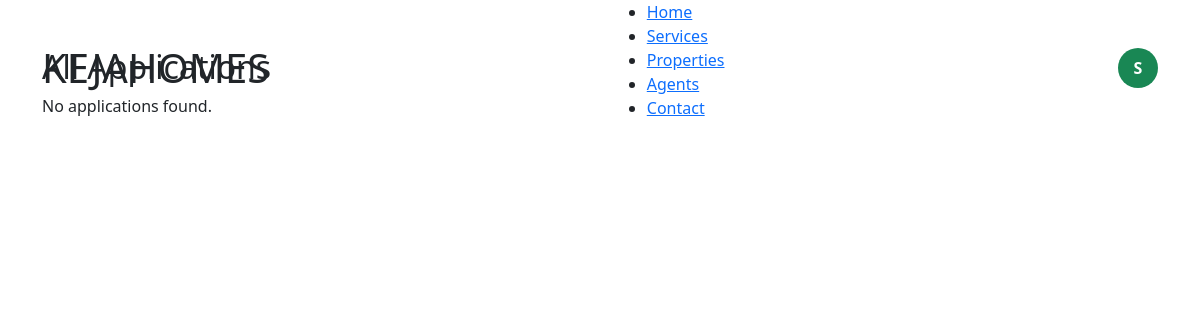
The page /manage-applications/ (signed in) on the database as committed earlier.
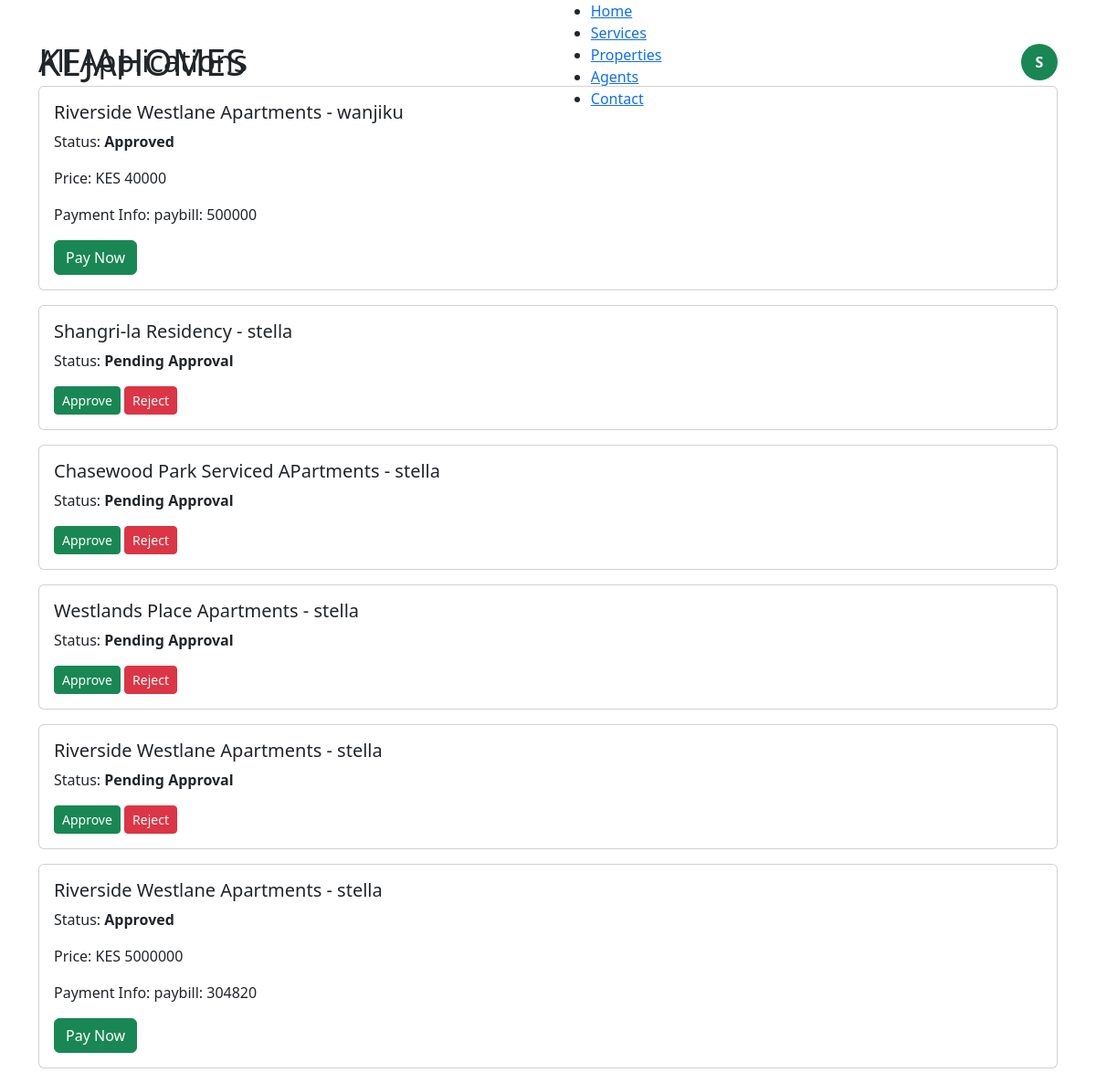
The same page on the database as committed later.
### homes/models.py (models this page shows, shortened)
class ApartmentApplication(models.Model):
    STATUS_CHOICES = [
        ('pending', 'Pending Approval'),
        ('approved', 'Approved'),
        ('rejected', 'Rejected'),
    ]
    PAYMENT_STATUS_CHOICES = [
        ('pending', 'Pending Payment'),
        ('paid', 'Paid'),
    ]
    user = models.ForeignKey(User, on_delete=models.CASCADE)  # link application to logged-in user
    full_name = models.CharField(max_length=200)
    email = models.EmailField()
    phone = models.CharField(max_length=20)
    id_number = models.CharField(max_length=50)
    apartment = models.CharField(max_length=200)
    move_in_date = models.DateField()
    employment_status = models.CharField(max_length=50)
    monthly_income = models.PositiveIntegerField()
    documents = models.FileField(upload_to='applications/', blank=True, null=True)
    notes = models.TextField(blank=True, null=True)
    status = models.CharField(max_length=20, choices=STATUS_CHOICES, default='pending')
    submitted_at = models.DateTimeField(auto_now_add=True)
    approved_at = models.DateTimeField(blank=True, null=True)
    price = models.PositiveIntegerField(blank=True, null=True)  # set by admin after approval
    payment_info = models.TextField(blank=True, null=True)      # e.g., Mpesa or bank instructions
    payment_status = models.CharField(
        max_length=10,
        choices=PAYMENT_STATUS_CHOICES,
        default='pending'
    )

### homes/views.py (the view, shortened to what this page needs)
# urls.py: path('manage-applications/',views.manage_applications,name='manage_applications'),
@user_passes_test(admin_required)
def manage_applications(request):
    applications = ApartmentApplication.objects.all().order_by('-submitted_at')
    return render(request, 'manage_applications.html', {'applications': applications})

### homes/views.py (called while the page is built)
def admin_required(user):
    return user.is_superuser

### homes/templates/manage_applications.html (shortened to what this page needs)
{% load static %}
<!DOCTYPE html>
<html lang="en">
<head>
    <link href="https://cdn.jsdelivr.net/npm/bootstrap@5.3.2/dist/css/bootstrap.min.css" rel="stylesheet">
</head>
<body>
 <header id="header" class="header d-flex align-items-center fixed-top">
    <div class="container-fluid container-xl position-relative d-flex align-items-center justify-content-between">
        <div class="logo d-flex align-items-center">
  <h1 class="sitename m-0">
    KEJA<span>HOMES</span>
  </h1>
</div>
  <nav id="navmenu" class="navmenu">
        <ul>
          <li><a href="{% url 'index' %}" class="active">Home</a></li>
          <li><a href="{% url 'about' %}">Services</a></li>
          <li><a href="{% url 'properties' %}">Properties</a></li>
          <li><a href="{% url 'agents' %}">Agents</a></li>
          <li><a href="{% url 'contact' %}">Contact</a></li>
      </nav>
         <div class="d-flex align-items-center ms-5">
      {% if user.is_authenticated %}
        <div class="dropdown">
          <button class="btn rounded-circle bg-success text-white fw-bold"
                  type="button"
                  data-bs-toggle="dropdown"
                  style="width:40px; height:40px;">
            {{ user.username|first|upper }}
          </button>
        </div>
      {% else %}
        <a href="{% url 'login' %}" class="btn btn-outline-success">Login</a>
      {% endif %}
    </div>
    </div>
  </header>
<div class="container mt-5">
    <h2>{% if user.is_superuser %}All Applications{% else %}My Applications{% endif %}</h2>
    {% if applications %}
        {% for app in applications %}
        <div class="card mb-3">
            <div class="card-body">
                <h5>{{ app.apartment }} - {{ app.user.username }}</h5>
                <p>Status: <strong>{{ app.get_status_display }}</strong></p>
                {% if app.status == 'approved' %}
                    <p>Price: KES {{ app.price }}</p>
                    <p>Payment Info: {{ app.payment_info }}</p>
                    <a href="#" class="btn btn-success">Pay Now</a>
                {% elif user.is_superuser and app.status == 'pending' %}
                    <form method="post" class="d-inline">
                        <button name="action" value="approve" class="btn btn-success btn-sm">Approve</button>
                        <button name="action" value="reject" class="btn btn-danger btn-sm">Reject</button>
                    </form>
                {% else %}
                    <p>Your application is pending approval.</p>
                {% endif %}
            </div>
        </div>
        {% endfor %}
    {% else %}
        <p>No applications found.</p>
    {% endif %}
</div>
</body>
</html>

Rows that differ between the two databases and show on the page:
added ApartmentApplication: apartment "Riverside Westlane Apartments", user.username "wanjiku", status "Approved", price "40000", payment_info "paybill: 500000"
added ApartmentApplication: apartment "Shangri-la Residency", user.username "stella", status "Pending Approval"
added ApartmentApplication: apartment "Chasewood Park Serviced APartments", user.username "stella", status "Pending Approval"
added ApartmentApplication: apartment "Westlands Place Apartments", user.username "stella", status "Pending Approval"
added ApartmentApplication: apartment "Riverside Westlane Apartments", user.username "stella", status "Pending Approval"
added ApartmentApplication: apartment "Riverside Westlane Apartments", user.username "stella", status "Approved", price "5000000", payment_info "paybill: 304820"
Other text that changed with them:
text no longer shown: "No applications found."
